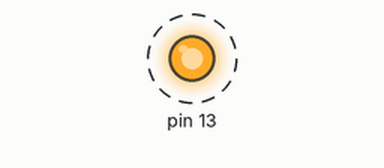
This sketch was run on a simulated Arduino Uno, built with avr-gcc and run on an emulated ATmega328P. On the bench: output pins drawn as LEDs (lit = HIGH). Dashed ring = blinking.

Above: at 0.2 s.
Timing chart, 0 to 3.0 s (numbered marks = the images above):
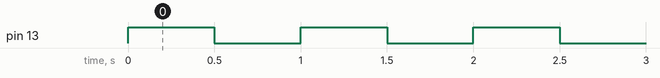

The sketch:

ex01_03_01.ino
```cpp
// 첫 코딩

void setup() {
  pinMode(13, OUTPUT);
}

void loop() {
  digitalWrite(13, 1);
  delay(500);
  digitalWrite(13, 0);
  delay(500);
}
```

Measured:
- by itself, pin 13: alternates HIGH for 0.50 s and LOW for 0.50 s
